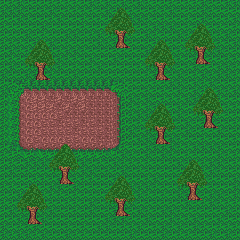

Below is a game level as drawn by its tile map, then a one-line description and the .tmx file that defines it, in full:
An orthogonal 30x30 tile map with 8x8 px tiles, 2 tile layers (ground, trees) and 8 objects.

<map version="1.2" tiledversion="1.3.3" orientation="orthogonal" renderorder="right-down" width="30" height="30" tilewidth="8" tileheight="8" infinite="0" nextlayerid="4" nextobjectid="9">
 <editorsettings>
  <export target="map.json" format="json" />
 </editorsettings>
 <tileset firstgid="1" name="tiles" tilewidth="8" tileheight="8" tilecount="256" columns="16">
  <image source="map-tiles.png" width="128" height="128" />
 </tileset>
 <layer id="1" name="ground" width="30" height="30">
  <data encoding="csv">
17,2,1,18,18,17,2,2,2,2,17,1,2,1,18,1,18,1,2,17,17,2,18,2,2,1,18,18,1,1,
1,1,1,18,18,2,1,17,2,2,2,2,18,1,18,18,2,17,17,2,2,1,18,17,18,1,2,17,17,17,
17,17,1,2,17,17,2,1,18,17,2,18,2,17,17,2,1,1,2,18,2,18,18,2,17,1,18,18,2,1,
2,18,17,18,18,1,17,18,17,17,2,17,17,1,2,17,17,17,2,1,1,1,18,2,18,2,18,2,18,2,
18,18,17,1,18,2,18,17,1,1,18,2,1,17,17,17,2,17,1,2,18,17,1,2,1,17,18,2,1,18,
2,2,2,18,1,2,1,18,2,18,17,18,1,2,2,18,17,17,17,2,17,18,18,18,17,2,2,2,18,1,
17,1,2,2,18,18,18,2,1,1,2,18,18,17,18,2,17,18,1,1,1,18,2,2,1,18,1,1,18,18,
18,2,18,17,17,18,17,1,2,2,18,1,17,17,1,17,18,17,2,18,17,2,2,17,2,2,17,18,2,2,
18,1,18,17,2,17,1,1,17,2,18,2,1,17,17,17,18,2,1,1,18,1,17,2,1,18,18,1,1,2,
1,18,18,1,1,18,2,17,18,1,17,18,18,17,18,18,18,18,2,1,2,18,1,17,2,1,2,1,1,2,
17,5,6,8,8,8,8,8,8,8,8,8,8,8,9,10,18,18,17,2,18,1,1,17,1,2,1,18,17,2,
1,21,22,24,24,24,24,24,24,24,24,24,24,24,25,26,18,17,2,17,2,18,1,17,1,2,2,1,2,1,
17,53,54,55,39,39,40,39,40,39,39,40,40,40,41,42,1,2,1,17,2,2,2,1,1,2,17,2,18,18,
18,53,54,55,39,39,39,40,39,40,39,40,40,40,41,42,2,2,1,1,18,17,1,17,2,18,18,17,2,2,
1,53,54,55,55,55,55,56,40,40,40,40,40,40,41,42,2,1,1,2,18,17,1,17,17,18,2,2,18,17,
2,53,54,55,55,56,56,40,56,56,40,56,40,40,41,42,17,2,2,2,17,17,18,1,17,18,1,18,18,2,
2,53,54,55,55,56,56,56,56,40,56,56,56,40,41,42,1,17,1,18,18,18,18,1,17,2,18,1,18,18,
2,53,54,55,56,55,55,55,56,56,55,55,40,40,41,42,17,1,1,2,17,1,2,18,18,2,17,17,18,2,
17,69,70,71,72,71,71,71,71,71,71,71,71,72,73,2,18,17,1,1,1,1,2,2,1,1,1,1,18,17,
2,85,86,87,88,87,87,87,87,87,87,87,87,88,89,1,2,17,1,17,1,2,17,2,18,17,17,1,2,2,
17,2,17,1,1,1,17,2,18,17,1,17,2,18,1,2,2,2,2,17,17,17,1,17,2,2,1,1,18,2,
18,1,18,2,18,18,17,17,1,2,1,1,18,2,17,1,18,2,18,17,17,18,17,18,17,2,1,2,17,18,
18,18,18,17,2,2,17,1,2,2,2,2,18,17,1,17,17,17,2,1,17,17,17,18,18,1,17,18,18,1,
2,2,18,18,18,18,1,1,18,1,17,18,18,18,2,1,1,1,1,2,18,18,1,17,17,17,18,17,17,1,
18,17,1,2,1,2,2,2,18,2,17,18,18,1,18,2,2,1,2,17,2,18,1,1,1,17,1,1,18,1,
2,17,18,18,1,17,18,18,2,2,17,1,18,2,2,2,1,17,18,18,17,17,18,1,18,2,1,2,2,2,
17,1,18,18,18,1,1,18,17,2,18,1,17,18,1,17,17,1,2,17,1,1,2,18,18,18,18,17,1,18,
17,18,1,18,17,1,18,17,18,17,18,17,17,1,1,1,17,18,1,17,17,1,2,2,1,17,17,1,17,18,
1,18,2,2,1,17,17,18,2,18,2,17,1,1,18,2,2,1,17,2,1,2,1,18,1,2,17,2,2,2,
1,2,1,1,2,1,18,17,1,2,2,18,18,18,18,18,1,17,18,18,1,17,2,2,18,18,1,17,1,18
</data>
 </layer>
 <layer id="2" name="trees" width="30" height="30">
  <data encoding="csv">
0,0,0,0,0,0,0,0,0,0,0,0,0,0,0,0,0,0,0,0,0,0,0,0,0,0,0,0,0,0,
0,0,0,0,0,0,0,0,0,0,0,0,0,33,34,35,36,0,0,0,0,0,0,0,0,0,0,0,0,0,
0,0,0,0,0,0,0,0,0,0,0,0,0,49,50,51,52,0,0,0,0,0,0,0,0,0,0,0,0,0,
0,0,0,0,0,0,0,0,0,0,0,0,0,65,66,67,68,0,0,0,0,0,0,33,34,35,36,0,0,0,
0,0,0,0,0,0,0,0,0,0,0,133,0,81,82,83,84,0,0,0,0,0,0,49,50,51,52,0,0,0,
0,0,0,33,34,35,36,0,0,33,133,133,133,97,98,99,100,0,33,34,35,36,0,65,66,67,68,0,0,0,
0,0,0,49,50,51,52,0,0,133,133,133,133,0,0,0,0,0,49,50,51,52,0,81,82,83,84,0,0,0,
0,0,0,65,66,67,68,0,0,133,133,133,133,133,0,0,0,0,65,66,67,68,0,97,98,99,100,0,0,0,
0,0,0,81,82,83,84,0,0,133,133,133,133,0,0,0,0,0,81,82,83,84,0,0,0,0,0,0,0,0,
0,0,0,97,98,99,100,0,0,97,133,133,133,0,0,0,0,0,97,98,99,100,0,0,0,0,0,0,0,0,
0,0,133,0,0,0,0,0,133,0,0,0,0,0,0,0,0,0,0,0,0,0,0,0,0,0,0,0,0,0,
133,133,133,133,133,133,133,133,133,0,0,0,0,0,0,0,0,0,0,0,0,0,0,0,33,34,35,36,0,0,
133,133,133,133,133,133,133,133,133,0,19,19,19,19,0,0,0,0,0,0,0,0,0,0,49,50,51,52,0,0,
133,133,133,133,133,133,133,133,133,0,19,19,19,19,0,0,0,0,33,34,35,36,0,0,65,66,67,68,0,0,
133,133,133,133,133,133,133,133,133,133,19,19,19,19,0,0,0,0,49,50,51,52,0,0,81,82,83,84,0,0,
133,133,133,133,133,133,133,133,133,133,19,19,19,19,0,0,0,0,65,66,67,68,0,0,97,98,99,100,0,0,
133,133,133,133,133,133,133,133,133,0,19,19,19,19,0,0,0,0,81,82,83,84,0,0,0,0,0,0,0,0,
133,133,133,133,133,133,133,0,0,0,0,0,0,19,0,0,0,0,97,98,99,100,0,0,0,0,0,0,0,0,
133,133,133,0,0,0,33,34,35,36,0,0,0,0,0,0,0,0,0,0,0,0,0,0,0,0,0,0,0,0,
133,133,133,0,0,0,49,50,51,52,0,0,0,0,0,0,0,0,0,0,0,0,0,0,0,0,0,0,0,0,
133,133,0,0,0,0,65,66,67,68,0,0,0,0,0,0,0,0,0,0,0,0,33,34,35,36,0,0,0,0,
0,133,0,0,0,0,81,82,83,84,0,0,0,0,0,0,0,0,0,0,0,0,49,50,51,52,0,0,0,0,
0,0,0,0,0,0,97,98,99,100,0,0,0,33,34,35,36,0,0,0,0,0,65,66,67,68,0,0,0,0,
0,0,33,34,35,36,0,0,0,0,0,0,0,49,50,51,52,0,0,0,0,0,81,82,83,84,0,0,0,0,
0,0,49,50,51,52,0,0,0,0,0,0,0,65,66,67,68,0,0,0,0,0,97,98,99,100,0,0,0,0,
0,0,65,66,67,68,0,0,0,0,0,0,0,81,82,83,84,0,0,0,0,0,0,0,0,0,0,0,0,0,
0,0,81,82,83,84,0,0,0,0,0,0,0,97,98,99,100,0,0,0,0,0,0,0,0,0,0,0,0,0,
0,0,97,98,99,100,0,0,0,0,0,0,0,0,0,0,0,0,0,0,0,0,0,0,0,0,0,0,0,0,
0,0,0,0,0,0,0,0,0,0,0,0,0,0,0,0,0,0,0,0,0,0,0,0,0,0,0,0,0,0,
0,0,0,0,0,0,0,0,0,0,0,0,0,0,0,0,0,0,0,0,0,0,0,0,0,0,0,0,0,0
</data>
 </layer>
 <objectgroup id="3" name="Objects">
  <object id="1" x="90.625" y="133.125">
   <properties>
    <property name="object" value="battery" />
   </properties>
   <point />
  </object>
  <object id="2" x="36.125" y="65.125" width="11.375" height="14.5625" />
  <object id="3" x="141" y="173.5">
   <properties>
    <property name="regular-animal" value="bear" />
   </properties>
   <point />
  </object>
  <object id="4" x="80" y="48">
   <properties>
    <property name="regular-animal" value="bird" />
   </properties>
   <point />
  </object>
  <object id="5" x="71.25" y="81.25">
   <properties>
    <property name="regular-animal" value="squirrel" />
   </properties>
   <point />
  </object>
  <object id="6" x="149.75" y="42">
   <properties>
    <property name="regular-animal" value="rabbit" />
   </properties>
   <point />
  </object>
  <object id="7" x="118.25" y="84">
   <properties>
    <property name="regular-animal" value="fox" />
   </properties>
   <point />
  </object>
  <object id="8" x="39" y="138.5">
   <properties>
    <property name="regular-animal" value="fox" />
   </properties>
   <point />
  </object>
 </objectgroup>
</map>